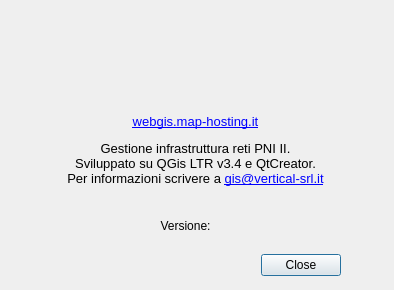
<?xml version="1.0" encoding="UTF-8"?>
<ui version="4.0">
 <class>ProgettoPNIDockWidgetBase</class>
 <widget class="QDialog" name="ProgettoPNIDockWidgetBase">
  <property name="geometry">
   <rect>
    <x>0</x>
    <y>0</y>
    <width>394</width>
    <height>290</height>
   </rect>
  </property>
  <property name="windowTitle">
   <string>ProgettoPNI</string>
  </property>
  <widget class="QDialogButtonBox" name="button_box">
   <property name="geometry">
    <rect>
     <x>260</x>
     <y>250</y>
     <width>81</width>
     <height>31</height>
    </rect>
   </property>
   <property name="orientation">
    <enum>Qt::Horizontal</enum>
   </property>
   <property name="standardButtons">
    <set>QDialogButtonBox::Close</set>
   </property>
  </widget>
  <widget class="QWidget" name="layoutWidget">
   <property name="geometry">
    <rect>
     <x>0</x>
     <y>0</y>
     <width>2</width>
     <height>2</height>
    </rect>
   </property>
   <layout class="QVBoxLayout" name="verticalLayout"/>
  </widget>
  <widget class="QLabel" name="label">
   <property name="geometry">
    <rect>
     <x>10</x>
     <y>10</y>
     <width>361</width>
     <height>91</height>
    </rect>
   </property>
   <property name="text">
    <string/>
   </property>
   <property name="pixmap">
    <pixmap>:/plugins/ProgettoPNI_2/VERTICAL_SOLUTIONS.png</pixmap>
   </property>
   <property name="scaledContents">
    <bool>true</bool>
   </property>
  </widget>
  <widget class="QLabel" name="label_version">
   <property name="geometry">
    <rect>
     <x>10</x>
     <y>210</y>
     <width>351</width>
     <height>31</height>
    </rect>
   </property>
   <property name="text">
    <string>Versione:</string>
   </property>
   <property name="alignment">
    <set>Qt::AlignCenter</set>
   </property>
  </widget>
  <widget class="QLabel" name="label_version_2">
   <property name="geometry">
    <rect>
     <x>10</x>
     <y>100</y>
     <width>371</width>
     <height>101</height>
    </rect>
   </property>
   <property name="font">
    <font>
     <pointsize>10</pointsize>
    </font>
   </property>
   <property name="text">
    <string>&lt;html&gt;&lt;head/&gt;&lt;body&gt;&lt;p&gt;&lt;a href=&quot;http://webgis.map-hosting.it/walkout.htm&quot;&gt;&lt;span style=&quot; text-decoration: underline; color:#0000ff;&quot;&gt;webgis.map-hosting.it&lt;/span&gt;&lt;/a&gt;&lt;/p&gt;&lt;p&gt;Gestione infrastruttura reti PNI II.&lt;br/&gt;Sviluppato su QGis LTR v3.4 e QtCreator.&lt;br/&gt;Per informazioni scrivere a &lt;a href=&quot;mailto:info@vertical.digital&quot;&gt;&lt;span style=&quot; text-decoration: underline; color:#0000ff;&quot;&gt;gis@vertical-srl.it&lt;/span&gt;&lt;/a&gt;&lt;/p&gt;&lt;/body&gt;&lt;/html&gt;</string>
   </property>
   <property name="textFormat">
    <enum>Qt::RichText</enum>
   </property>
   <property name="scaledContents">
    <bool>false</bool>
   </property>
   <property name="alignment">
    <set>Qt::AlignCenter</set>
   </property>
   <property name="wordWrap">
    <bool>true</bool>
   </property>
   <property name="openExternalLinks">
    <bool>true</bool>
   </property>
   <property name="textInteractionFlags">
    <set>Qt::TextBrowserInteraction</set>
   </property>
  </widget>
  <zorder>layoutWidget</zorder>
  <zorder>button_box</zorder>
  <zorder>label</zorder>
  <zorder>label_version</zorder>
  <zorder>label_version_2</zorder>
 </widget>
 <resources/>
 <connections>
  <connection>
   <sender>button_box</sender>
   <signal>accepted()</signal>
   <receiver>ProgettoPNIDockWidgetBase</receiver>
   <slot>accept()</slot>
   <hints>
    <hint type="sourcelabel">
     <x>20</x>
     <y>20</y>
    </hint>
    <hint type="destinationlabel">
     <x>20</x>
     <y>20</y>
    </hint>
   </hints>
  </connection>
  <connection>
   <sender>button_box</sender>
   <signal>rejected()</signal>
   <receiver>ProgettoPNIDockWidgetBase</receiver>
   <slot>reject()</slot>
   <hints>
    <hint type="sourcelabel">
     <x>20</x>
     <y>20</y>
    </hint>
    <hint type="destinationlabel">
     <x>20</x>
     <y>20</y>
    </hint>
   </hints>
  </connection>
 </connections>
</ui>
